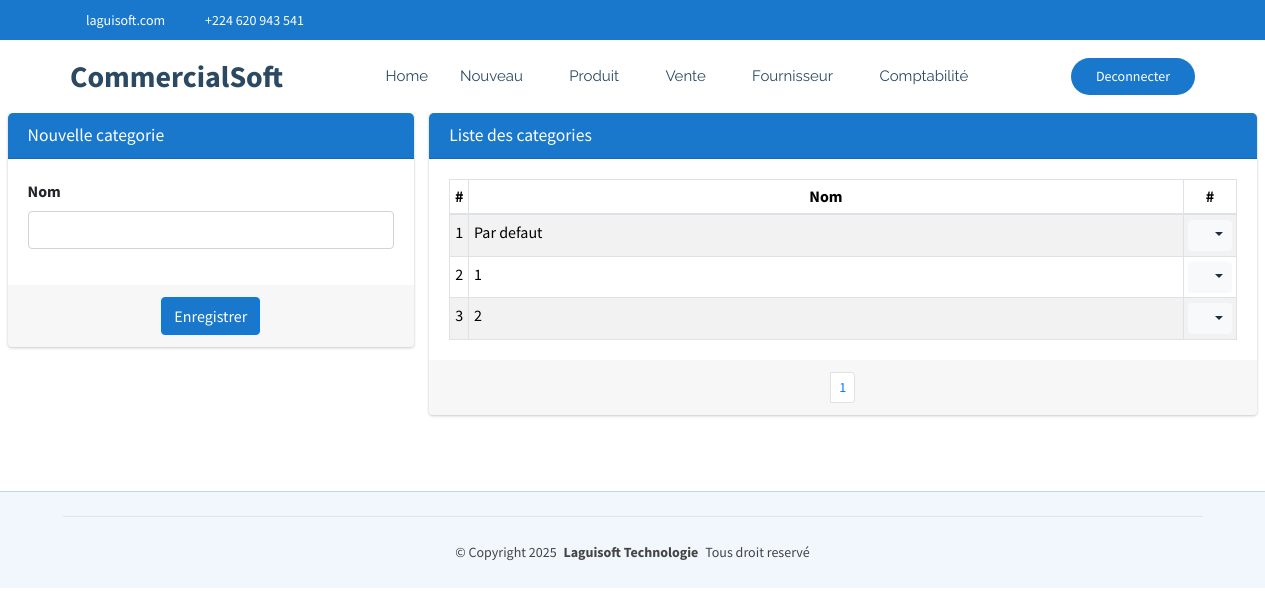
Screenshot of /commerce/categorie/ (signed in) with the database file from the repository.
### CommercialSoft/models.py (models this page shows, shortened)
class Categorie(models.Model):
    nom=models.CharField(max_length=30, unique=True)

### CommercialSoft/views.py (the view)
# urls.py: path('categorie/', views.categorie_list_create,name="commerce_categorie"),
@login_required
def categorie_list_create(request):
    if request.method == "POST":
        form = CategorieForm(request.POST)
        if form.is_valid():
            form.save()  # Sauvegarder après modification
            messages.success(request, "Categorie créée avec succès !")
            return redirect('commerce_categorie')
        else:
            messages.error(request, "Erreur lors de la création de la categorie.")
    else:
        form = CategorieForm()
    categorie = Categorie.objects.all()
    paginator = Paginator(categorie, 15)
    page = request.GET.get('page')
    paginated = paginator.get_page(page)
    return render(request, 'CommercialSoft/categorie.html', {'form': form,'listes': paginated})

### CommercialSoft/forms.py
class CategorieForm(forms.ModelForm):
    class Meta:
        model = Categorie
        fields = '__all__'
        widgets = {
            'nom': forms.TextInput(attrs={'class': 'form-control'}),
        }

### CommercialSoft/templates/CommercialSoft/categorie.html (shortened to what this page needs)
{% extends "CommercialSoft/starter-page.html" %}
{% load static %}
{% block css %}
    <link rel="stylesheet" href="{% static 'autre/plugins/fontawesome-free/css/all.min.css' %}">
    <link rel="stylesheet" href="https://code.ionicframework.com/ionicons/2.0.1/css/ionicons.min.css">
  <link rel="stylesheet" href="{% static 'autre/plugins/sweetalert2-theme-bootstrap-4/bootstrap-4.min.css' %}">
    <link rel="stylesheet" href="{% static 'autre/dist/css/adminlte.min.css' %}">
    <link rel="stylesheet" href="{% static 'autre/plugins/toastr/toastr.min.css' %}">
{% endblock %}
{% block corp %}
<section class="content pt-0">
  <div class="container-fluid">
    <div class="row">
      <div class="col-md-4">
        <div class="card card-primary">
          <div class="card-header">
            <h3 class="card-title">Nouvelle categorie</h3>
          </div>
          <form role="form" action="{% url 'commerce_categorie' %}" method="post">
            <div class="card-body">
              <div class="row">
                <div class="col-md-12">
                  <div class="form-group">
                    <label for="nom">Nom</label>
                    {{ form.nom }}
                  </div>
                </div>
              </div>
            </div>
            <div class="card-footer text-center">
              <button type="submit" class="btn btn-primary {{message.tags}}">Enregistrer</button>
            </div>
          </form>
        </div>
      </div>
      <div class="col-md-8">
        <div class="card card-primary">
            <div class="card-header">
              <h3 class="card-title">Liste des categories</h3>
            </div>
            <div class="card-body">
              <table class="table table-bordered table-hover table-striped table-sm">
                <thead>
                  <tr>
                    <th style="width: 10px" class="text-center">#</th>
                    <th class="text-center">Nom</th>
                    <th style="width: 40px" class="text-center">#</th>
                  </tr>
                </thead>
                <tbody>
                  {% if listes %}
                    {% for liste in listes %}
                      <tr>
                        <td class="text-center">{{liste.id}}</td>
                        <td>{{liste.nom}}</td>
                        <td class="text-center">
                          <div class="btn-group">
                            <button type="button" class="btn btn-sm btn-light dropdown-toggle" data-toggle="dropdown" aria-expanded="false">
                              <i class="fas fa-cogs"></i>
                            </button>
                          </div>
                        </td>
                      </tr>
                    {% endfor %}
                  {% else %}
                    <tr>
                      <td colspan="14" class="text-center">Aucune ligne disponible pour le moment.</td>
                    </tr>
                  {% endif %}
                </tbody>
              </table>
            </div>
            <div class="card-footer clearfix">
              <ul class="pagination pagination-sm m-0 justify-content-center">
                <li class="page-item">
                  {% for num in listes.paginator.page_range %}
                    {% if listes.number == num %}
                      <li class="page-item"><a class="page-link" href="">{{ num }}</a></li>
                    {% else %}
                      <li class="page-item"><a class="page-link" href="?page={{ num }}">{{ num }}</a></li>
                    {% endif %}
                  {% endfor %}
              </ul>
            </div>
          </div>
      </div>
    </div>
  </div>
</section>
  {% endblock %}

### CommercialSoft/static/clinique/assets/css/main.css (style rules this page uses)
:root { --default-font: "Roboto", system-ui, -apple-system, "Segoe UI", Roboto, "Helvetica Neue", Arial, "Noto Sans", "Liberation Sans", sans-serif, "Apple Color Emoji", "Segoe UI Emoji", "Segoe UI Symbol", "Noto Color Emoji"; --heading-font: "Poppins", sans-serif; --nav-font: "Raleway", sans-serif; }
:root { --background-color: #ffffff; --default-color: #444444; --heading-color: #2c4964; --accent-color: #1977cc; --surface-color: #ffffff; --contrast-color: #ffffff; }
:root { --nav-color: #2c4964; --nav-hover-color: #1977cc; --nav-mobile-background-color: #ffffff; --nav-dropdown-background-color: #ffffff; --nav-dropdown-color: #2c4964; --nav-dropdown-hover-color: #1977cc; }
:root { scroll-behavior: smooth; }
body { color: var(--default-color); background-color: var(--background-color); font-family: var(--default-font); }
h1, h2, h3, h4, h5, h6 { color: var(--heading-color); font-family: var(--heading-font); }
section, .section { color: var(--default-color); background-color: var(--background-color); padding: 60px 0; scroll-margin-top: 72px; overflow: clip; }

### rows the page displays
Categorie: id "1", nom "Par defaut"
Categorie: id "2", nom "1"
Categorie: id "3", nom "2"

### other values shown
{{ num }} "1"
